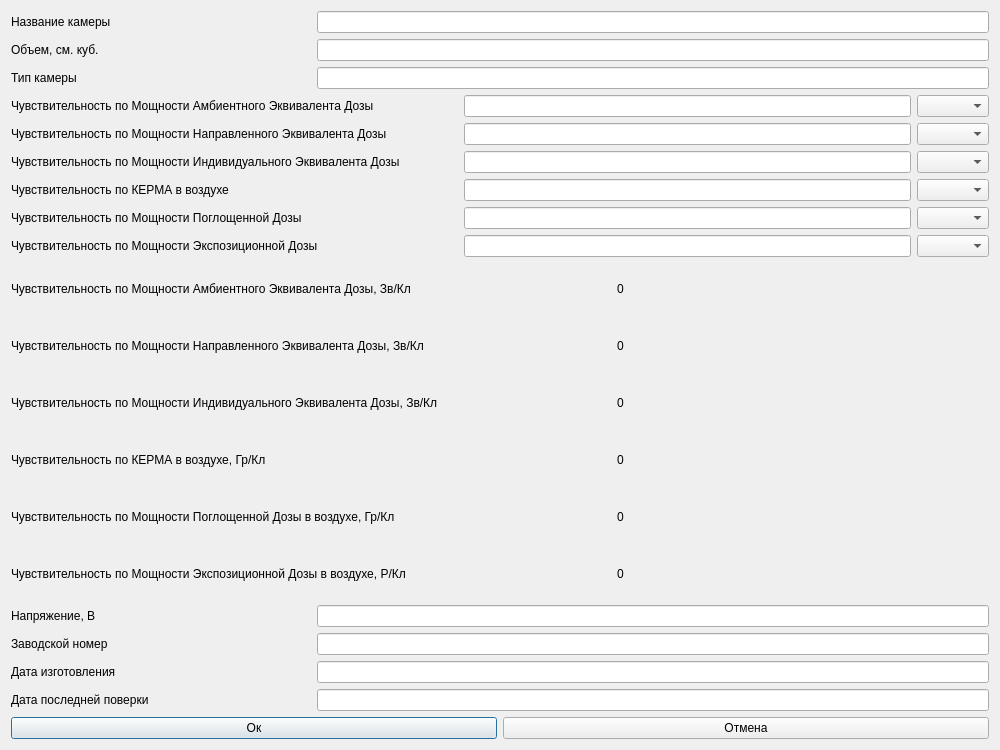
<?xml version="1.0" encoding="UTF-8"?>
<ui version="4.0">
 <class>VerifyGammaChambers</class>
 <widget class="QDialog" name="VerifyGammaChambers">
  <property name="geometry">
   <rect>
    <x>0</x>
    <y>0</y>
    <width>1000</width>
    <height>750</height>
   </rect>
  </property>
  <property name="windowTitle">
   <string>Dialog</string>
  </property>
  <layout class="QGridLayout" name="gridLayout">
   <item row="3" column="0" colspan="2">
    <layout class="QHBoxLayout" name="horizontalLayout_6">
     <item>
      <widget class="QLabel" name="label_4">
       <property name="sizePolicy">
        <sizepolicy hsizetype="Expanding" vsizetype="Preferred">
         <horstretch>0</horstretch>
         <verstretch>0</verstretch>
        </sizepolicy>
       </property>
       <property name="minimumSize">
        <size>
         <width>300</width>
         <height>0</height>
        </size>
       </property>
       <property name="maximumSize">
        <size>
         <width>800</width>
         <height>16777215</height>
        </size>
       </property>
       <property name="text">
        <string>Чувствительность по Мощности Амбиентного Эквивалента Дозы</string>
       </property>
      </widget>
     </item>
     <item>
      <layout class="QHBoxLayout" name="horizontalLayout">
       <item>
        <widget class="QLineEdit" name="lineEdit_4">
         <property name="minimumSize">
          <size>
           <width>300</width>
           <height>0</height>
          </size>
         </property>
         <property name="maximumSize">
          <size>
           <width>500</width>
           <height>16777215</height>
          </size>
         </property>
        </widget>
       </item>
      </layout>
     </item>
     <item>
      <widget class="QComboBox" name="comboBox"/>
     </item>
    </layout>
   </item>
   <item row="4" column="0" colspan="2">
    <layout class="QHBoxLayout" name="horizontalLayout_17">
     <item>
      <widget class="QLabel" name="label_5">
       <property name="sizePolicy">
        <sizepolicy hsizetype="Expanding" vsizetype="Preferred">
         <horstretch>0</horstretch>
         <verstretch>0</verstretch>
        </sizepolicy>
       </property>
       <property name="minimumSize">
        <size>
         <width>300</width>
         <height>0</height>
        </size>
       </property>
       <property name="maximumSize">
        <size>
         <width>800</width>
         <height>16777215</height>
        </size>
       </property>
       <property name="text">
        <string>Чувствительность по Мощности Направленного Эквивалента Дозы</string>
       </property>
      </widget>
     </item>
     <item>
      <layout class="QHBoxLayout" name="horizontalLayout_18">
       <item>
        <widget class="QLineEdit" name="lineEdit_9">
         <property name="minimumSize">
          <size>
           <width>300</width>
           <height>0</height>
          </size>
         </property>
         <property name="maximumSize">
          <size>
           <width>500</width>
           <height>16777215</height>
          </size>
         </property>
        </widget>
       </item>
      </layout>
     </item>
     <item>
      <widget class="QComboBox" name="comboBox_2"/>
     </item>
    </layout>
   </item>
   <item row="5" column="0" colspan="2">
    <layout class="QHBoxLayout" name="horizontalLayout_19">
     <item>
      <widget class="QLabel" name="label_6">
       <property name="sizePolicy">
        <sizepolicy hsizetype="Expanding" vsizetype="Preferred">
         <horstretch>0</horstretch>
         <verstretch>0</verstretch>
        </sizepolicy>
       </property>
       <property name="minimumSize">
        <size>
         <width>300</width>
         <height>0</height>
        </size>
       </property>
       <property name="maximumSize">
        <size>
         <width>800</width>
         <height>16777215</height>
        </size>
       </property>
       <property name="text">
        <string>Чувствительность по Мощности Индивидуального Эквивалента Дозы</string>
       </property>
      </widget>
     </item>
     <item>
      <layout class="QHBoxLayout" name="horizontalLayout_20">
       <item>
        <widget class="QLineEdit" name="lineEdit_10">
         <property name="minimumSize">
          <size>
           <width>300</width>
           <height>0</height>
          </size>
         </property>
         <property name="maximumSize">
          <size>
           <width>500</width>
           <height>16777215</height>
          </size>
         </property>
        </widget>
       </item>
      </layout>
     </item>
     <item>
      <widget class="QComboBox" name="comboBox_3"/>
     </item>
    </layout>
   </item>
   <item row="6" column="0" colspan="2">
    <layout class="QHBoxLayout" name="horizontalLayout_21">
     <item>
      <widget class="QLabel" name="label_23">
       <property name="sizePolicy">
        <sizepolicy hsizetype="Expanding" vsizetype="Preferred">
         <horstretch>0</horstretch>
         <verstretch>0</verstretch>
        </sizepolicy>
       </property>
       <property name="minimumSize">
        <size>
         <width>300</width>
         <height>0</height>
        </size>
       </property>
       <property name="maximumSize">
        <size>
         <width>800</width>
         <height>16777215</height>
        </size>
       </property>
       <property name="text">
        <string>Чувствительность по КЕРМА в воздухе</string>
       </property>
      </widget>
     </item>
     <item>
      <layout class="QHBoxLayout" name="horizontalLayout_22">
       <item>
        <widget class="QLineEdit" name="lineEdit_11">
         <property name="minimumSize">
          <size>
           <width>300</width>
           <height>0</height>
          </size>
         </property>
         <property name="maximumSize">
          <size>
           <width>500</width>
           <height>16777215</height>
          </size>
         </property>
        </widget>
       </item>
      </layout>
     </item>
     <item>
      <widget class="QComboBox" name="comboBox_4"/>
     </item>
    </layout>
   </item>
   <item row="7" column="0" colspan="2">
    <layout class="QHBoxLayout" name="horizontalLayout_23">
     <item>
      <widget class="QLabel" name="label_24">
       <property name="sizePolicy">
        <sizepolicy hsizetype="Expanding" vsizetype="Preferred">
         <horstretch>0</horstretch>
         <verstretch>0</verstretch>
        </sizepolicy>
       </property>
       <property name="minimumSize">
        <size>
         <width>300</width>
         <height>0</height>
        </size>
       </property>
       <property name="maximumSize">
        <size>
         <width>800</width>
         <height>16777215</height>
        </size>
       </property>
       <property name="text">
        <string>Чувствительность по Мощности Поглощенной Дозы</string>
       </property>
      </widget>
     </item>
     <item>
      <layout class="QHBoxLayout" name="horizontalLayout_24">
       <item>
        <widget class="QLineEdit" name="lineEdit_12">
         <property name="minimumSize">
          <size>
           <width>300</width>
           <height>0</height>
          </size>
         </property>
         <property name="maximumSize">
          <size>
           <width>500</width>
           <height>16777215</height>
          </size>
         </property>
        </widget>
       </item>
      </layout>
     </item>
     <item>
      <widget class="QComboBox" name="comboBox_5"/>
     </item>
    </layout>
   </item>
   <item row="8" column="0" colspan="2">
    <layout class="QHBoxLayout" name="horizontalLayout_25">
     <item>
      <widget class="QLabel" name="label_25">
       <property name="sizePolicy">
        <sizepolicy hsizetype="Expanding" vsizetype="Preferred">
         <horstretch>0</horstretch>
         <verstretch>0</verstretch>
        </sizepolicy>
       </property>
       <property name="minimumSize">
        <size>
         <width>300</width>
         <height>0</height>
        </size>
       </property>
       <property name="maximumSize">
        <size>
         <width>800</width>
         <height>16777215</height>
        </size>
       </property>
       <property name="text">
        <string>Чувствительность по Мощности Экспозиционной Дозы</string>
       </property>
      </widget>
     </item>
     <item>
      <layout class="QHBoxLayout" name="horizontalLayout_26">
       <item>
        <widget class="QLineEdit" name="lineEdit_13">
         <property name="minimumSize">
          <size>
           <width>300</width>
           <height>0</height>
          </size>
         </property>
         <property name="maximumSize">
          <size>
           <width>500</width>
           <height>16777215</height>
          </size>
         </property>
        </widget>
       </item>
      </layout>
     </item>
     <item>
      <widget class="QComboBox" name="comboBox_6"/>
     </item>
    </layout>
   </item>
   <item row="9" column="0" colspan="2">
    <layout class="QHBoxLayout" name="horizontalLayout_7">
     <item>
      <widget class="QLabel" name="label_20">
       <property name="sizePolicy">
        <sizepolicy hsizetype="Expanding" vsizetype="Preferred">
         <horstretch>0</horstretch>
         <verstretch>0</verstretch>
        </sizepolicy>
       </property>
       <property name="minimumSize">
        <size>
         <width>300</width>
         <height>0</height>
        </size>
       </property>
       <property name="maximumSize">
        <size>
         <width>600</width>
         <height>16777215</height>
        </size>
       </property>
       <property name="text">
        <string>Чувствительность по Мощности Амбиентного Эквивалента Дозы, Зв/Кл</string>
       </property>
      </widget>
     </item>
     <item>
      <widget class="QLabel" name="label_19">
       <property name="text">
        <string>0</string>
       </property>
      </widget>
     </item>
    </layout>
   </item>
   <item row="10" column="0" colspan="2">
    <layout class="QHBoxLayout" name="horizontalLayout_12">
     <item>
      <widget class="QLabel" name="label_11">
       <property name="sizePolicy">
        <sizepolicy hsizetype="Expanding" vsizetype="Preferred">
         <horstretch>0</horstretch>
         <verstretch>0</verstretch>
        </sizepolicy>
       </property>
       <property name="minimumSize">
        <size>
         <width>300</width>
         <height>0</height>
        </size>
       </property>
       <property name="maximumSize">
        <size>
         <width>600</width>
         <height>16777215</height>
        </size>
       </property>
       <property name="text">
        <string>Чувствительность по Мощности Направленного Эквивалента Дозы, Зв/Кл</string>
       </property>
      </widget>
     </item>
     <item>
      <widget class="QLabel" name="label_12">
       <property name="text">
        <string>0</string>
       </property>
      </widget>
     </item>
    </layout>
   </item>
   <item row="11" column="0" colspan="2">
    <layout class="QHBoxLayout" name="horizontalLayout_13">
     <item>
      <widget class="QLabel" name="label_13">
       <property name="sizePolicy">
        <sizepolicy hsizetype="Expanding" vsizetype="Preferred">
         <horstretch>0</horstretch>
         <verstretch>0</verstretch>
        </sizepolicy>
       </property>
       <property name="minimumSize">
        <size>
         <width>300</width>
         <height>0</height>
        </size>
       </property>
       <property name="maximumSize">
        <size>
         <width>600</width>
         <height>16777215</height>
        </size>
       </property>
       <property name="text">
        <string>Чувствительность по Мощности Индивидуального Эквивалента Дозы, Зв/Кл</string>
       </property>
      </widget>
     </item>
     <item>
      <widget class="QLabel" name="label_14">
       <property name="text">
        <string>0</string>
       </property>
      </widget>
     </item>
    </layout>
   </item>
   <item row="12" column="0" colspan="2">
    <layout class="QHBoxLayout" name="horizontalLayout_14">
     <item>
      <widget class="QLabel" name="label_15">
       <property name="sizePolicy">
        <sizepolicy hsizetype="Expanding" vsizetype="Preferred">
         <horstretch>0</horstretch>
         <verstretch>0</verstretch>
        </sizepolicy>
       </property>
       <property name="minimumSize">
        <size>
         <width>300</width>
         <height>0</height>
        </size>
       </property>
       <property name="maximumSize">
        <size>
         <width>600</width>
         <height>16777215</height>
        </size>
       </property>
       <property name="text">
        <string>Чувствительность по КЕРМА в воздухе, Гр/Кл</string>
       </property>
      </widget>
     </item>
     <item>
      <widget class="QLabel" name="label_16">
       <property name="text">
        <string>0</string>
       </property>
      </widget>
     </item>
    </layout>
   </item>
   <item row="13" column="0" colspan="2">
    <layout class="QHBoxLayout" name="horizontalLayout_15">
     <item>
      <widget class="QLabel" name="label_17">
       <property name="sizePolicy">
        <sizepolicy hsizetype="Expanding" vsizetype="Preferred">
         <horstretch>0</horstretch>
         <verstretch>0</verstretch>
        </sizepolicy>
       </property>
       <property name="minimumSize">
        <size>
         <width>300</width>
         <height>0</height>
        </size>
       </property>
       <property name="maximumSize">
        <size>
         <width>600</width>
         <height>16777215</height>
        </size>
       </property>
       <property name="text">
        <string>Чувствительность по Мощности Поглощенной Дозы в воздухе, Гр/Кл</string>
       </property>
      </widget>
     </item>
     <item>
      <widget class="QLabel" name="label_18">
       <property name="text">
        <string>0</string>
       </property>
      </widget>
     </item>
    </layout>
   </item>
   <item row="14" column="0" colspan="2">
    <layout class="QHBoxLayout" name="horizontalLayout_16">
     <item>
      <widget class="QLabel" name="label_21">
       <property name="sizePolicy">
        <sizepolicy hsizetype="Expanding" vsizetype="Preferred">
         <horstretch>0</horstretch>
         <verstretch>0</verstretch>
        </sizepolicy>
       </property>
       <property name="minimumSize">
        <size>
         <width>300</width>
         <height>0</height>
        </size>
       </property>
       <property name="maximumSize">
        <size>
         <width>600</width>
         <height>16777215</height>
        </size>
       </property>
       <property name="text">
        <string>Чувствительность по Мощности Экспозиционной Дозы в воздухе, Р/Кл</string>
       </property>
      </widget>
     </item>
     <item>
      <widget class="QLabel" name="label_22">
       <property name="text">
        <string>0</string>
       </property>
      </widget>
     </item>
    </layout>
   </item>
   <item row="15" column="0" colspan="2">
    <layout class="QHBoxLayout" name="horizontalLayout_8">
     <item>
      <widget class="QLabel" name="label_7">
       <property name="sizePolicy">
        <sizepolicy hsizetype="Maximum" vsizetype="Preferred">
         <horstretch>0</horstretch>
         <verstretch>0</verstretch>
        </sizepolicy>
       </property>
       <property name="minimumSize">
        <size>
         <width>300</width>
         <height>0</height>
        </size>
       </property>
       <property name="maximumSize">
        <size>
         <width>300</width>
         <height>16777215</height>
        </size>
       </property>
       <property name="text">
        <string>Напряжение, В</string>
       </property>
      </widget>
     </item>
     <item>
      <widget class="QLineEdit" name="lineEdit_5">
       <property name="minimumSize">
        <size>
         <width>300</width>
         <height>0</height>
        </size>
       </property>
      </widget>
     </item>
    </layout>
   </item>
   <item row="16" column="0" colspan="2">
    <layout class="QHBoxLayout" name="horizontalLayout_9">
     <item>
      <widget class="QLabel" name="label_8">
       <property name="sizePolicy">
        <sizepolicy hsizetype="Maximum" vsizetype="Preferred">
         <horstretch>0</horstretch>
         <verstretch>0</verstretch>
        </sizepolicy>
       </property>
       <property name="minimumSize">
        <size>
         <width>300</width>
         <height>0</height>
        </size>
       </property>
       <property name="maximumSize">
        <size>
         <width>300</width>
         <height>16777215</height>
        </size>
       </property>
       <property name="text">
        <string>Заводской номер</string>
       </property>
      </widget>
     </item>
     <item>
      <widget class="QLineEdit" name="lineEdit_6">
       <property name="minimumSize">
        <size>
         <width>300</width>
         <height>0</height>
        </size>
       </property>
      </widget>
     </item>
    </layout>
   </item>
   <item row="17" column="0" colspan="2">
    <layout class="QHBoxLayout" name="horizontalLayout_10">
     <item>
      <widget class="QLabel" name="label_9">
       <property name="sizePolicy">
        <sizepolicy hsizetype="Maximum" vsizetype="Preferred">
         <horstretch>0</horstretch>
         <verstretch>0</verstretch>
        </sizepolicy>
       </property>
       <property name="minimumSize">
        <size>
         <width>300</width>
         <height>0</height>
        </size>
       </property>
       <property name="maximumSize">
        <size>
         <width>300</width>
         <height>16777215</height>
        </size>
       </property>
       <property name="text">
        <string>Дата изготовления</string>
       </property>
      </widget>
     </item>
     <item>
      <widget class="QLineEdit" name="lineEdit_7">
       <property name="minimumSize">
        <size>
         <width>300</width>
         <height>0</height>
        </size>
       </property>
      </widget>
     </item>
    </layout>
   </item>
   <item row="18" column="0" colspan="2">
    <layout class="QHBoxLayout" name="horizontalLayout_11">
     <item>
      <widget class="QLabel" name="label_10">
       <property name="sizePolicy">
        <sizepolicy hsizetype="Maximum" vsizetype="Preferred">
         <horstretch>0</horstretch>
         <verstretch>0</verstretch>
        </sizepolicy>
       </property>
       <property name="minimumSize">
        <size>
         <width>300</width>
         <height>0</height>
        </size>
       </property>
       <property name="maximumSize">
        <size>
         <width>300</width>
         <height>16777215</height>
        </size>
       </property>
       <property name="text">
        <string>Дата последней поверки</string>
       </property>
      </widget>
     </item>
     <item>
      <widget class="QLineEdit" name="lineEdit_8">
       <property name="minimumSize">
        <size>
         <width>300</width>
         <height>0</height>
        </size>
       </property>
       <property name="text">
        <string/>
       </property>
      </widget>
     </item>
    </layout>
   </item>
   <item row="0" column="0" colspan="2">
    <layout class="QHBoxLayout" name="horizontalLayout_2">
     <item>
      <widget class="QLabel" name="label">
       <property name="sizePolicy">
        <sizepolicy hsizetype="Maximum" vsizetype="Preferred">
         <horstretch>0</horstretch>
         <verstretch>0</verstretch>
        </sizepolicy>
       </property>
       <property name="minimumSize">
        <size>
         <width>300</width>
         <height>0</height>
        </size>
       </property>
       <property name="maximumSize">
        <size>
         <width>300</width>
         <height>16777215</height>
        </size>
       </property>
       <property name="text">
        <string>Название камеры</string>
       </property>
      </widget>
     </item>
     <item>
      <widget class="QLineEdit" name="lineEdit">
       <property name="sizePolicy">
        <sizepolicy hsizetype="Minimum" vsizetype="Fixed">
         <horstretch>0</horstretch>
         <verstretch>0</verstretch>
        </sizepolicy>
       </property>
       <property name="minimumSize">
        <size>
         <width>300</width>
         <height>0</height>
        </size>
       </property>
      </widget>
     </item>
    </layout>
   </item>
   <item row="1" column="0" colspan="2">
    <layout class="QHBoxLayout" name="horizontalLayout_5">
     <item>
      <widget class="QLabel" name="label_3">
       <property name="sizePolicy">
        <sizepolicy hsizetype="Maximum" vsizetype="Preferred">
         <horstretch>0</horstretch>
         <verstretch>0</verstretch>
        </sizepolicy>
       </property>
       <property name="minimumSize">
        <size>
         <width>300</width>
         <height>0</height>
        </size>
       </property>
       <property name="maximumSize">
        <size>
         <width>300</width>
         <height>16777215</height>
        </size>
       </property>
       <property name="text">
        <string>Объем, см. куб.</string>
       </property>
      </widget>
     </item>
     <item>
      <widget class="QLineEdit" name="lineEdit_3">
       <property name="minimumSize">
        <size>
         <width>300</width>
         <height>0</height>
        </size>
       </property>
      </widget>
     </item>
    </layout>
   </item>
   <item row="2" column="0" colspan="2">
    <layout class="QHBoxLayout" name="horizontalLayout_4">
     <item>
      <widget class="QLabel" name="label_2">
       <property name="sizePolicy">
        <sizepolicy hsizetype="Maximum" vsizetype="Preferred">
         <horstretch>0</horstretch>
         <verstretch>0</verstretch>
        </sizepolicy>
       </property>
       <property name="minimumSize">
        <size>
         <width>300</width>
         <height>0</height>
        </size>
       </property>
       <property name="maximumSize">
        <size>
         <width>300</width>
         <height>16777215</height>
        </size>
       </property>
       <property name="text">
        <string>Тип камеры</string>
       </property>
      </widget>
     </item>
     <item>
      <widget class="QLineEdit" name="lineEdit_2">
       <property name="minimumSize">
        <size>
         <width>300</width>
         <height>0</height>
        </size>
       </property>
      </widget>
     </item>
    </layout>
   </item>
   <item row="19" column="0" colspan="2">
    <layout class="QHBoxLayout" name="horizontalLayout_3">
     <item>
      <widget class="QPushButton" name="pushButton">
       <property name="text">
        <string>Ок</string>
       </property>
      </widget>
     </item>
     <item>
      <widget class="QPushButton" name="pushButton_2">
       <property name="text">
        <string>Отмена</string>
       </property>
      </widget>
     </item>
    </layout>
   </item>
  </layout>
 </widget>
 <resources/>
 <connections/>
</ui>
